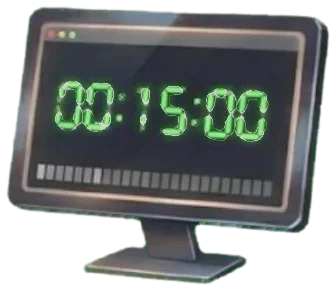
#> input picture assets/p_meeting.webp, 336 x 291 px, found by its file name
$ python winapps_icon.py
#> lines starting #> are read from the running program, lines starting #| are printed output that depends on the picture; after the words box and inside, x2 and y2 are one past the last pixel; in counts of white or black regions, pixels touching at a corner belong together
"""Make assets/p_winapps.webp: the countdown monitor with its screen showing a small desktop of app windows.

The new screen is drawn flat, then warped onto the monitor's (slightly angled) screen so it sits inside the bezel.
"""
from PIL import Image, ImageDraw, ImageFilter, ImageFont
import numpy as np, cv2
from scipy import ndimage

a = Image.open('assets/p_meeting.webp').convert('RGBA')
#> a is the input picture: PIL image 336x291 RGBA; mean R, G, B, A 76.1, 86.8, 80.9, 176.6
A = np.asarray(a).astype(int)
W, H = a.size
#> W = 336; H = 291

# the screen: largest dark area, reduced to its four corners
lum = A[..., :3].mean(-1)
dark = (lum < 70) & (A[..., 3] > 200)
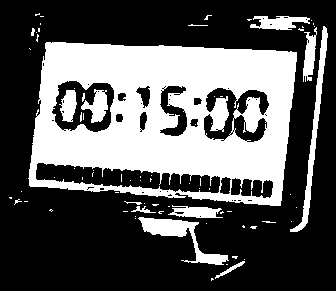
#> dark: shape (291, 336) bool; 34.8% white; 76 white regions (63 under 20 px), largest, box (x1, y1, x2, y2) and area: (28, 42, 297, 206) 28772, (138, 217, 229, 265) 1210, (290, 26, 328, 232) 1164
lab, n = ndimage.label(dark)
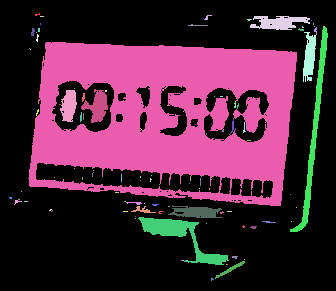
#> lab: shape (291, 336) int32; 104 distinct labels, from 0 to 103; one colour per label, 0 black
#> n = 103
k = int(np.argmax(ndimage.sum(dark, lab, range(1, n + 1)))) + 1
#> k = 20
hull = cv2.convexHull(np.column_stack(np.where(lab == k))[:, ::-1].astype(np.int32))
#> hull = contour of 21 points, box (x1, y1, x2, y2) (28, 42, 297, 206), area 38240
quad = cv2.approxPolyDP(hull, 6, True).reshape(-1, 2).astype(np.float32)
#> quad = [[296, 52], [280, 205], [29, 185], [46, 42]]
c0 = quad.mean(0)
#> c0 = [162.8, 121]
quad = c0 + (quad - c0) * 0.965                       # sit just inside the bezel
#> quad = [[291.3, 54.42], [275.9, 202.1], [33.68, 182.8], [50.09, 44.76]]
s = quad.sum(1); d_ = np.diff(quad, axis=1).ravel()
#> after `s = quad.sum(1)`: s = [345.8, 478, 216.4, 94.85]
#> after `d_ = np.diff(quad, axis=1).ravel()`: d_ = [-236.9, -73.84, 149.1, -5.32]
tl, br, tr, bl = quad[np.argmin(s)], quad[np.argmax(s)], quad[np.argmin(d_)], quad[np.argmax(d_)]
#> tl = [50.09, 44.76]; br = [275.9, 202.1]; tr = [291.3, 54.42]; bl = [33.68, 182.8]

# flat screen content
FW, FH = 1000, 600
c = Image.new('RGBA', (FW, FH))
#> c: PIL image 1000x600 RGBA; every value is 0
d = ImageDraw.Draw(c)
for yy in range(FH):
    t = yy / FH
    d.line([(0, yy), (FW, yy)], fill=(int(16 + 12 * t), int(70 - 34 * t), int(84 - 24 * t), 255))
glow = Image.new('L', (FW, FH)); ImageDraw.Draw(glow).ellipse([420, -80, 1120, 520], fill=120)
#> after `glow = Image.new('L', (FW, FH))`: glow: PIL image 1000x600 L; every value is 0
#> after `ImageDraw.Draw(glow).ellipse([420, -80, 1120, 520], fill=120)`: glow: PIL image 1000x600 L; values 0 (black) and 120 (white), 44.4% white; 1 white region, box (x1, y1, x2, y2) and area: (420, 0, 1000, 521) 266588
c = Image.composite(Image.new('RGBA', c.size, (58, 166, 160, 255)), c, glow.filter(ImageFilter.GaussianBlur(120)))
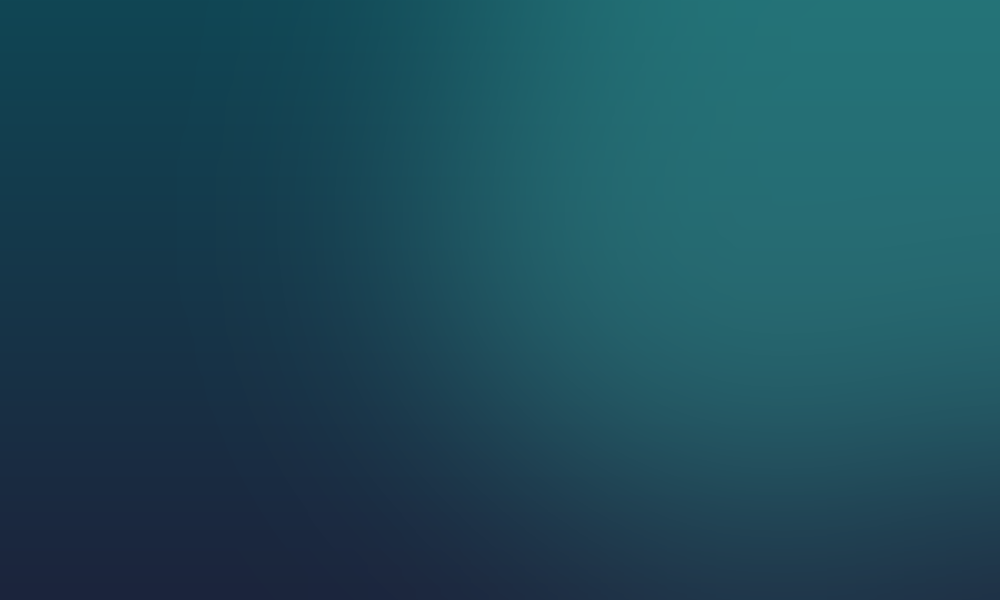
#> c: PIL image 1000x600 RGBA; mean R, G, B, A 29.1, 75, 89.1, 255
d = ImageDraw.Draw(c)

def win(x, y, w, h, body, title):
#> called with x = 70, y = 60, w = 470, h = 330, body = (234, 237, 239, 255), title = (30, 122, 120, 255)
    d.rounded_rectangle([x, y, x + w, y + h], radius=18, fill=body, outline=(255, 255, 255, 70), width=3)
    d.rounded_rectangle([x, y, x + w, y + 50], radius=18, fill=title)
    d.rectangle([x, y + 30, x + w, y + 50], fill=title)
    for i, cc in enumerate([(255, 255, 255, 180), (255, 255, 255, 130), (255, 255, 255, 95)]):
        cx = x + w - 34 - i * 30
        d.ellipse([cx - 8, y + 17, cx + 8, y + 33], fill=cc)

win(70, 60, 470, 330, (234, 237, 239, 255), (30, 122, 120, 255))
for i, wd in enumerate([360, 290, 390, 250, 330]):
    d.rounded_rectangle([110, 100 + i * 46 + 40, 110 + wd, 100 + i * 46 + 56], radius=8, fill=(158, 170, 178, 255))
fx, fy = 410, 200
win(fx, fy, 520, 300, (20, 28, 38, 255), (30, 122, 120, 255))
f = ImageFont.truetype('/usr/share/fonts/truetype/dejavu/DejaVuSansMono-Bold.ttf', 118)
txt = "15:00"; tw = d.textlength(txt, font=f); tx = fx + 260 - tw / 2; ty = fy + 78
#> after `tw = d.textlength(txt, font=f)`: tw = 355.2
#> after `tx = fx + 260 - tw / 2`: tx = 492.4
gl = Image.new('RGBA', c.size); ImageDraw.Draw(gl).text((tx, ty), txt, font=f, fill=(90, 255, 140, 210))
#> after `ImageDraw.Draw(gl).text((tx, ty), txt, font=f, fill=(90, 255, 140, 210`:
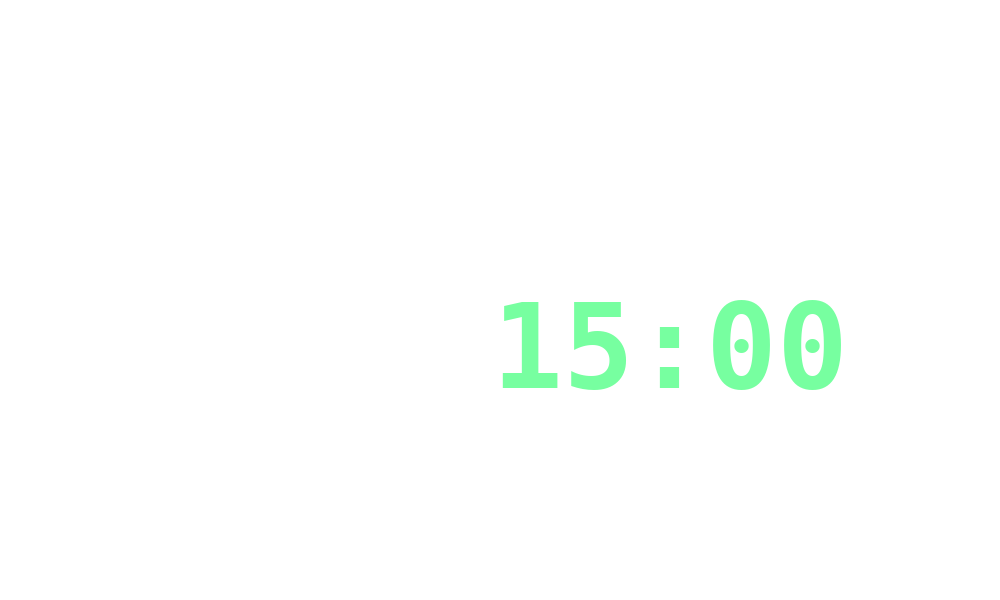
#> gl: PIL image 1000x600 RGBA; mean R, G, B, A 2, 5.5, 3, 4.3; transparent parts drawn white
c.alpha_composite(gl.filter(ImageFilter.GaussianBlur(12))); d = ImageDraw.Draw(c)
d.text((tx, ty), txt, font=f, fill=(150, 255, 180, 255))
d.rounded_rectangle([fx + 50, fy + 250, fx + 470, fy + 266], radius=8, fill=(58, 78, 88, 255))
d.rounded_rectangle([fx + 50, fy + 250, fx + 300, fy + 266], radius=8, fill=(90, 255, 140, 255))
d.rectangle([0, FH - 54, FW, FH], fill=(10, 22, 30, 235))
for i, cc in enumerate([(63, 166, 162), (236, 238, 240), (90, 255, 140), (240, 180, 80)]):
    cx = FW // 2 - 90 + i * 60
    d.rounded_rectangle([cx - 20, FH - 42, cx + 20, FH - 12], radius=8, fill=cc + (255,))
# screen depth: darker edges, like light falling off inside the glass
vig = Image.new('L', (FW, FH), 0); ImageDraw.Draw(vig).rectangle([0, 0, FW, FH], outline=255, width=60)
#> after `ImageDraw.Draw(vig).rectangle([0, 0, FW, FH], outline=255, width=60)`:
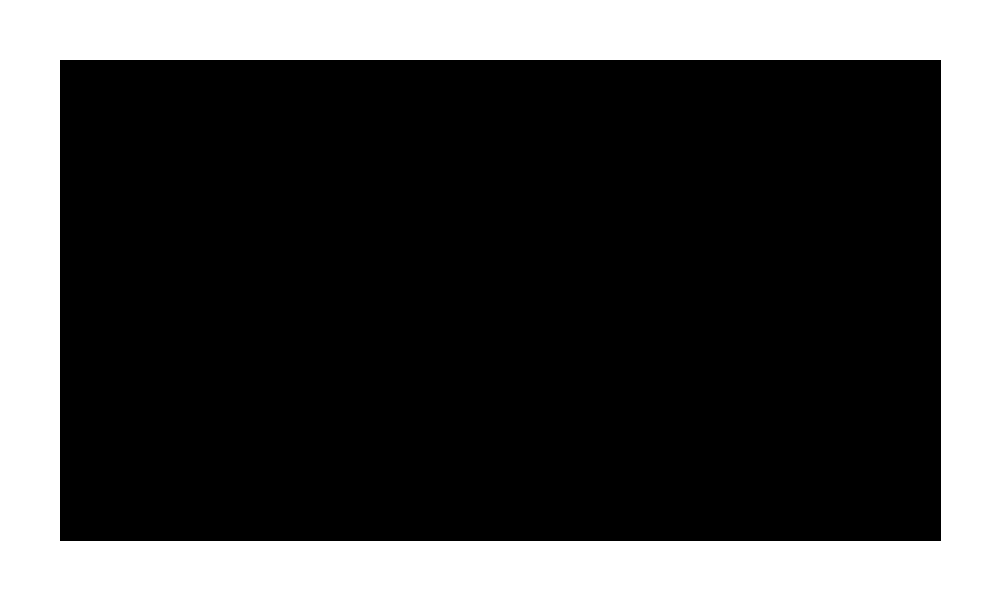
#> vig: PIL image 1000x600 L; 29.4% white; 1 white region, box (x1, y1, x2, y2) and area: (0, 0, 1000, 600) 176239
c = Image.composite(Image.new('RGBA', c.size, (6, 12, 18, 255)), c, vig.filter(ImageFilter.GaussianBlur(40)).point(lambda v: int(v * .55)))
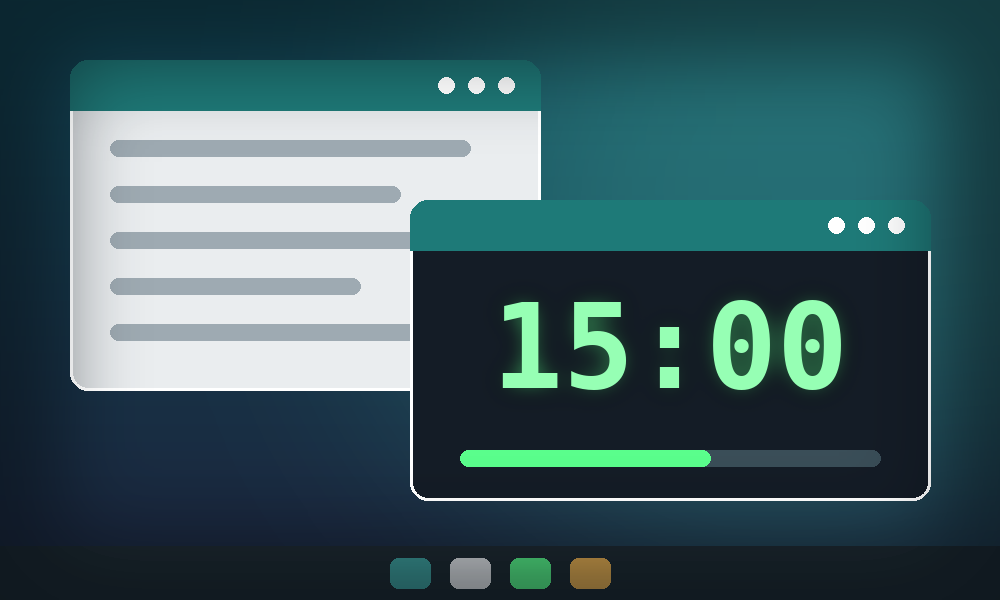
#> c: PIL image 1000x600 RGBA; mean R, G, B, A 60.9, 91.1, 96.1, 252.4; transparent parts drawn white

# warp the flat screen onto the monitor
src = np.float32([[0, 0], [FW, 0], [FW, FH], [0, FH]])
dst = np.float32([tl, tr, br, bl])
#> dst = [[50.09, 44.76], [291.3, 54.42], [275.9, 202.1], [33.68, 182.8]]
S = 4
M = cv2.getPerspectiveTransform(src, dst * S)
#> M = [[0.89, -0.111, 200.3], [0.0246, 0.91, 179.1], [-6.43e-05, -1.35e-05, 1]]
big = cv2.warpPerspective(np.asarray(c), M, (W * S, H * S), flags=cv2.INTER_AREA)
mask = cv2.warpPerspective(np.full((FH, FW), 255, np.uint8), M, (W * S, H * S), flags=cv2.INTER_LINEAR)
scr = Image.fromarray(big).resize((W, H), Image.LANCZOS).filter(ImageFilter.GaussianBlur(.45))
msk = Image.fromarray(mask).resize((W, H), Image.LANCZOS).filter(ImageFilter.GaussianBlur(.6))
out = Image.composite(scr, a, msk)
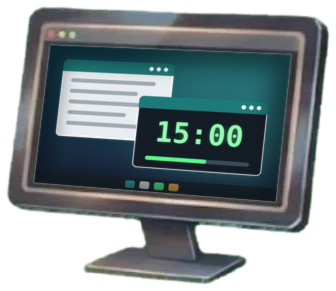
#> out: PIL image 336x291 RGBA; mean R, G, B, A 75.2, 91.2, 89.8, 176.2; transparent parts drawn white

# glass: a soft diagonal sheen and a faint top reflection, only on the screen
sh = Image.new('RGBA', (W, H)); sd = ImageDraw.Draw(sh)
#> after `sh = Image.new('RGBA', (W, H))`: sh: PIL image 336x291 RGBA; every value is 0
sd.polygon([tuple(tl), (tl[0] + (tr[0] - tl[0]) * .42, tl[1] + (tr[1] - tl[1]) * .42), (bl[0] + (br[0] - bl[0]) * .12, bl[1] + (br[1] - bl[1]) * .12), tuple(bl)], fill=(255, 255, 255, 22))
sh = sh.filter(ImageFilter.GaussianBlur(3))
out = Image.composite(Image.alpha_composite(out, sh), out, msk)
out.save('assets/p_winapps.webp', quality=90)

$ run again, with assets/acacia.webp copied over assets/p_meeting.webp
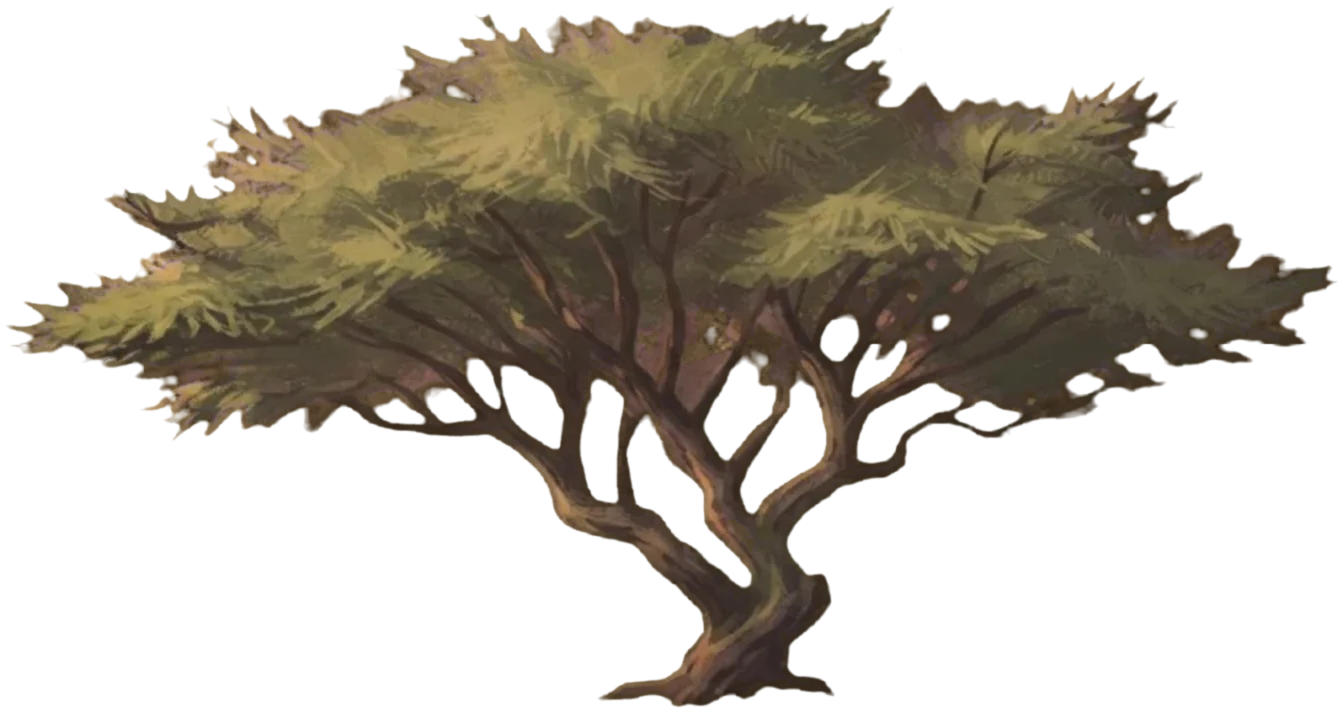
#> input picture assets/acacia.webp, 1344 x 714 px, found by its file name
#> a is the input picture: PIL image 1344x714 RGBA; mean R, G, B, A 100, 83.4, 58.7, 103.8
#> `dark = (lum < 70) & (A[..., 3] > 200)`:
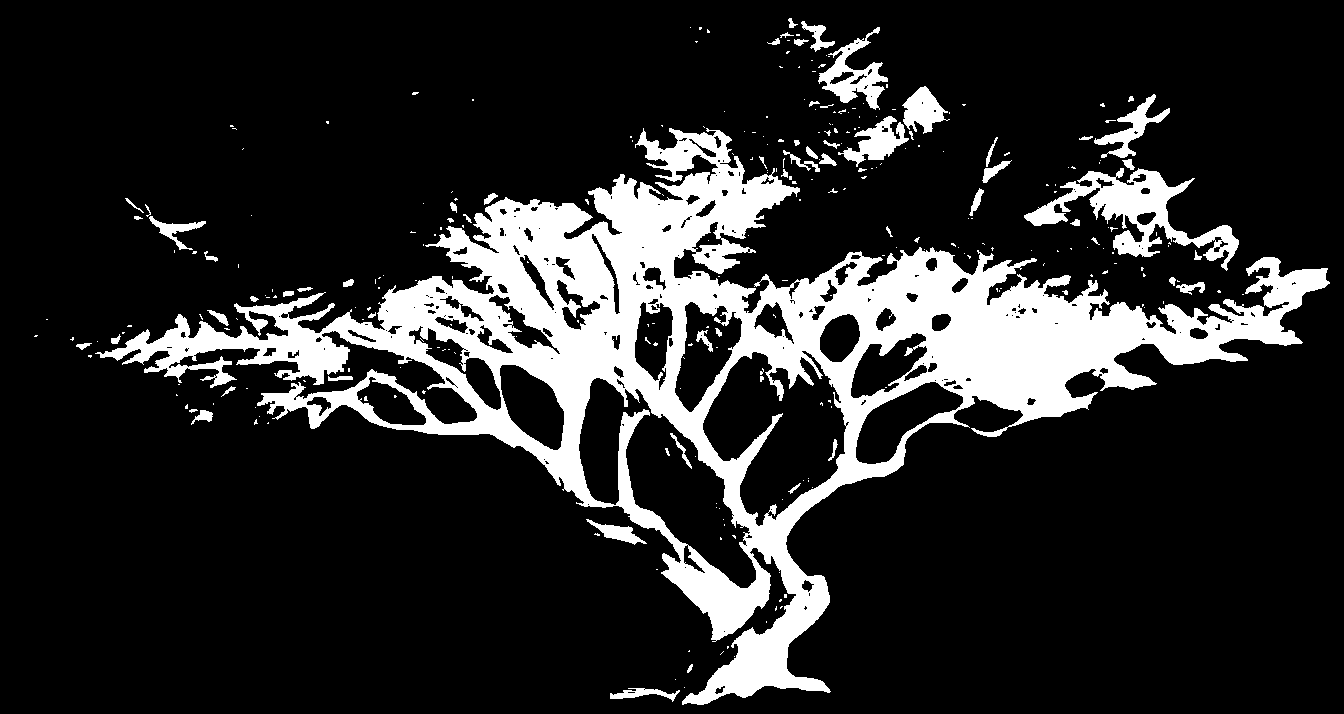
#> dark: shape (714, 1344) bool; 16.4% white; 296 white regions (232 under 20 px), largest, box (x1, y1, x2, y2) and area: (95, 128, 1330, 705) 138750, (1024, 168, 1239, 271) 6523, (818, 27, 888, 110) 2031
#> `lab, n = ndimage.label(dark)`:
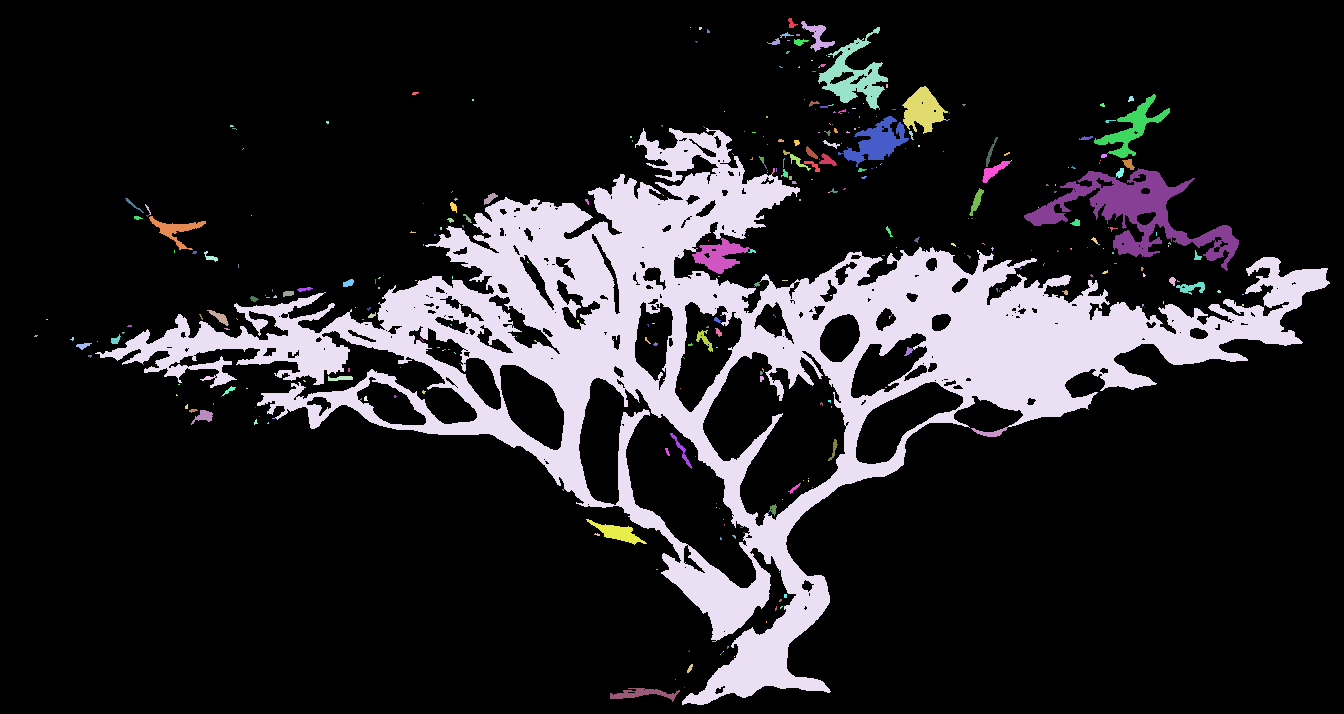
#> lab: shape (714, 1344) int32; 379 distinct labels, from 0 to 378; one colour per label, 0 black
#> n = 378
#> k = 65
#> hull = contour of 15 points, box (x1, y1, x2, y2) (95, 128, 1330, 705), area 404573
#> `quad = cv2.approxPolyDP(hull, 6, True).reshape(-1, 2).astype(np.float32)`: quad = [[1329, 282], [1301, 343], [829, 692], [682, 704], [95, 353], [643, 128], [719, 130], [1327, 268]]
#> c0 = [865.6, 362.5]
#> `quad = c0 + (quad - c0) * 0.965`: quad = [[1312.8, 284.8], [1285.8, 343.7], [830.3, 680.5], [688.4, 692], [122, 353.3], [650.8, 136.2], [724.1, 138.1], [1310.9, 271.3]]
#> s = [1597.6, 1629.4, 1510.7, 1380.5, 475.3, 787, 862.3, 1582.2]
#> d_ = [-1028, -942.1, -149.8, 3.62, 231.4, -514.6, -586, -1039.5]
#> tl = [122, 353.3]; br = [1285.8, 343.7]; tr = [1310.9, 271.3]; bl = [122, 353.3]
#> glow: PIL image 1000x600 L; every value is 0
#> glow: PIL image 1000x600 L; values 0 (black) and 120 (white), 44.4% white; 1 white region, box (x1, y1, x2, y2) and area: (420, 0, 1000, 521) 266588
#> tw = 355.2
#> tx = 492.4
#> vig: PIL image 1000x600 L; 29.4% white; 1 white region, box (x1, y1, x2, y2) and area: (0, 0, 1000, 600) 176239
#> dst = [[122, 353.3], [1310.9, 271.3], [1285.8, 343.7], [122, 353.3]]
#> M = [[-0.488, 6.36e-08, 487.9], [-1.41, 1.84e-07, 1413.3], [-0.001, 1.3e-10, 1]]
#> big: shape (2856, 5376, 4); every value is 0
#> mask: shape (2856, 5376); every value is 0
#> scr: PIL image 1344x714 RGBA; every value is 0
#> msk: PIL image 1344x714 L; every value is 0

$ run again, with assets/frame.webp copied over assets/p_meeting.webp
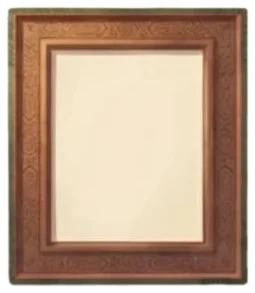
#> input picture assets/frame.webp, 255 x 293 px, found by its file name
#> a is the input picture: PIL image 255x293 RGBA; mean R, G, B, A 169.6, 141.2, 115.7, 225.6
#> dark: shape (293, 255) bool; 4.5% white; 39 white regions (26 under 20 px), largest, box (x1, y1, x2, y2) and area: (17, 15, 236, 29) 1030, (195, 220, 247, 284) 532, (213, 41, 218, 241) 521
#> `lab, n = ndimage.label(dark)`:
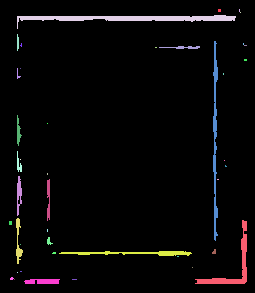
#> lab: shape (293, 255) int32; 43 distinct labels, from 0 to 42; one colour per label, 0 black
#> n = 42
#> k = 4
#> hull = [[235, 17], [234, 20], [17, 28], [17, 16], [214, 15], [225, 15], [235, 16]]
#> `quad = cv2.approxPolyDP(hull, 6, True).reshape(-1, 2).astype(np.float32)`: quad = [[235, 16], [17, 28], [17, 16]]
#> c0 = [89.67, 20]
#> `quad = c0 + (quad - c0) * 0.965`: quad = [[229.9, 16.14], [19.54, 27.72], [19.54, 16.14]]
#> s = [246.1, 47.26, 35.68]
#> d_ = [-213.8, 8.18, -3.4]
#> tl = [19.54, 16.14]; br = [229.9, 16.14]; bl = [19.54, 27.72]
#> glow: PIL image 1000x600 L; every value is 0
#> glow: PIL image 1000x600 L; values 0 (black) and 120 (white), 44.4% white; 1 white region, box (x1, y1, x2, y2) and area: (420, 0, 1000, 521) 266588
#> tw = 355.2
#> tx = 492.4
#> vig: PIL image 1000x600 L; 29.4% white; 1 white region, box (x1, y1, x2, y2) and area: (0, 0, 1000, 600) 176239
#> dst = [[19.54, 16.14], [229.9, 16.14], [229.9, 16.14], [19.54, 27.72]]
#> M = [[-0.998, -1.29e-15, 4.84e-11], [-0.07, 2.36e-14, 4.69e-11], [-0.00108, -2.14e-18, 6.16e-13]]
#> `msk = Image.fromarray(mask).resize((W, H), Image.LANCZOS).filter(Image..`:
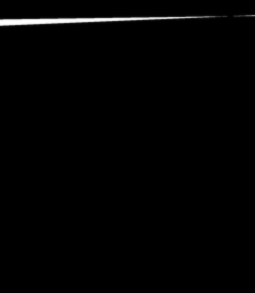
#> msk: PIL image 255x293 L; min 0, max 255, mean 2.5
